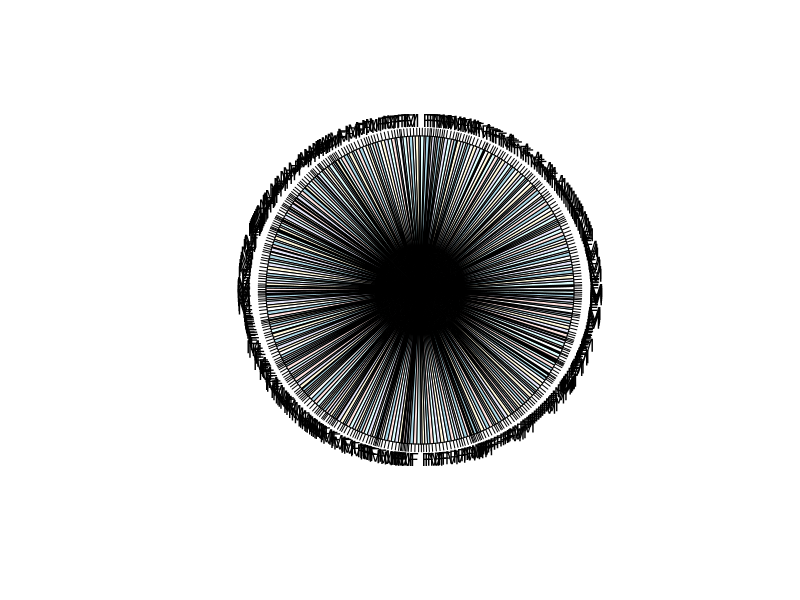

The R source for this figure:
# Get the library.
library(plotrix)
library("readxl")


students <- read_excel("student-mat.xlsx")
students
sexs = students[[2]]
mEdu = students[[7]]


# Plot the bar chart
# Plot the bar chart.
pie(mEdu, sexs)
